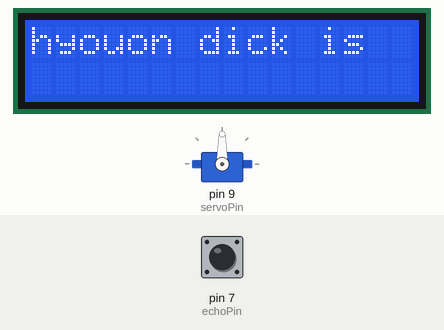
The sketch below on a simulated Arduino Uno, built with avr-gcc and run on an emulated ATmega328P. On the bench: servo, 16×2 character LCD. Inputs (shaded band) come from the test bench; at power-on: pin 7 (echoPin) LOW. What the sketch prints to the serial monitor is not drawn.

Above: at 0.1 s.
At 1.6 s:
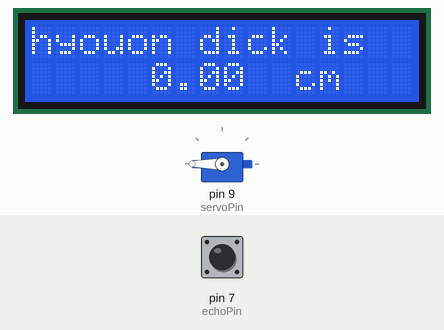
1.7 s: pin 7 (echoPin) pulsed HIGH 2 times (0.12 s each, 0.3 s apart)
At 2.5 s:
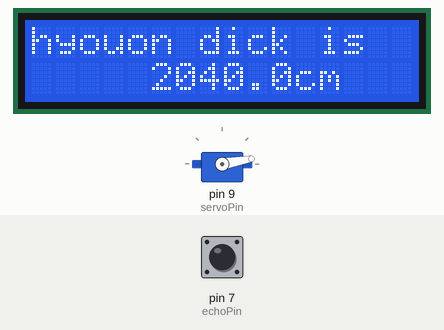
Timing chart, 0 to 4.7 s (numbered marks = the images above; inputs shaded):
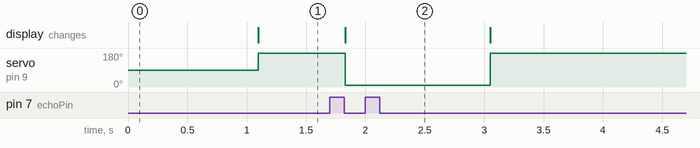

The sketch:

sketch_nov29a.ino
```cpp
#include <Servo.h>
#include <LiquidCrystal_I2C.h>
#include "NewPing.h"

Servo myservo;
LiquidCrystal_I2C lcd(0x27,16,2);
NewPing sonar(8, 7);

#define trigPin 8
#define echoPin 7
#define servoPin 9

float duration;
float distance;

void setup()
{
  myservo.attach(servoPin);
  pinMode(trigPin, OUTPUT);
  pinMode(echoPin, INPUT);

  lcd.init();
  lcd.clear();
  lcd.backlight();
  lcd.setCursor(0,0);
  lcd.print("hyouon dick is");

  Serial.begin(9600);
}

void loop()
{
  digitalWrite(trigPin, HIGH);
  delay(10);
  digitalWrite(trigPin, LOW);

  duration = pulseIn(echoPin, HIGH);
  distance = ((float)(340 * duration) / 10000) / 2;

  lcd.setCursor(5,1);
  lcd.print(distance);
  lcd.setCursor(11,1);
  lcd.print("cm");

  Serial.print(distance);
  Serial.println("cm");

  if(distance < 15)
  {
    myservo.write(180);
    delay(100);
  }
  else
  {
    myservo.write(10);
  }

  delay(200);
}
```

Measured:
- after the input at 1.7 s, servo on pin 9 (servoPin): 180° → 10° after 0.13 s, → 180° 1.2 s later; the display: changes after 0.13 s (image 2)
